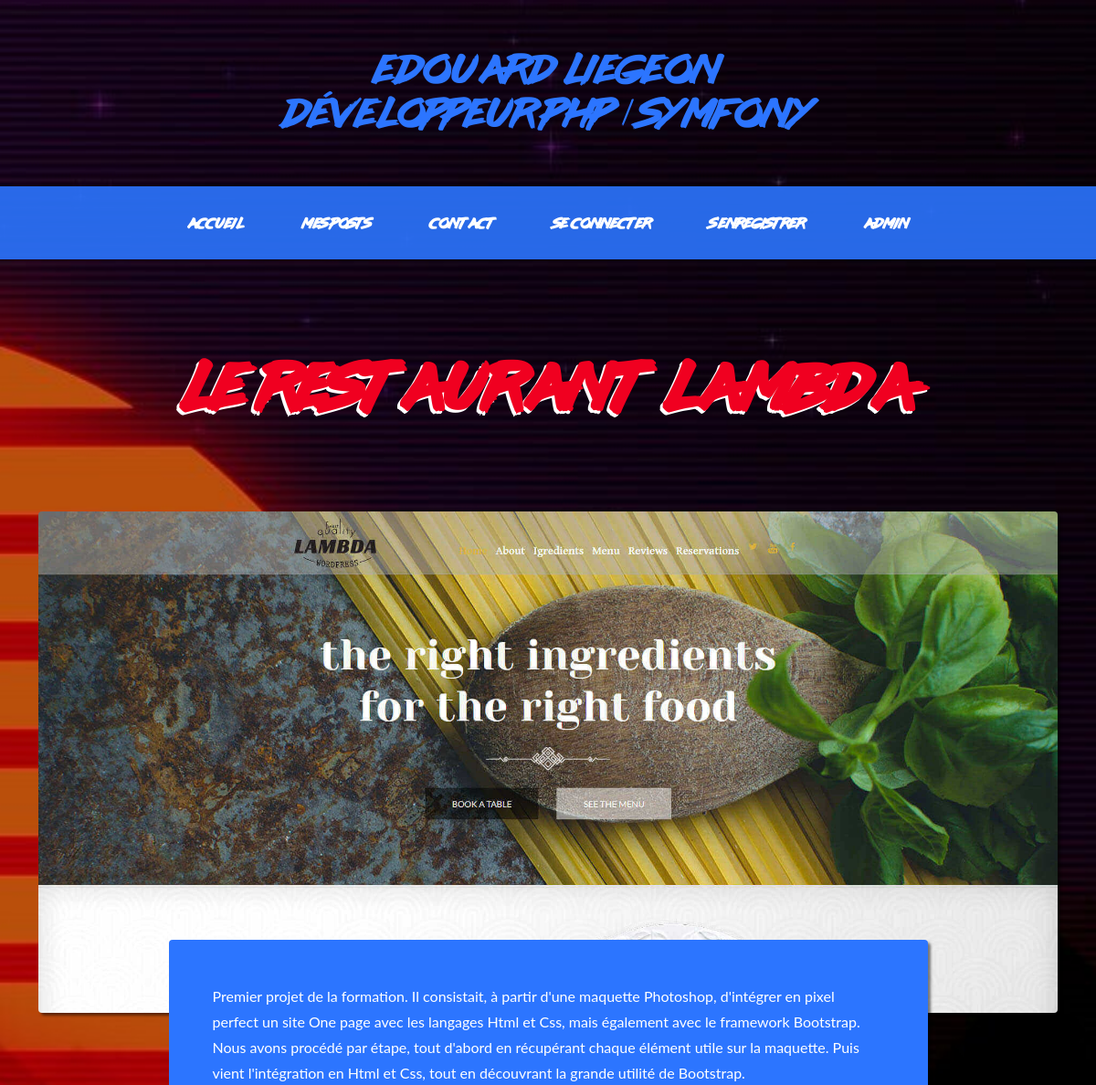
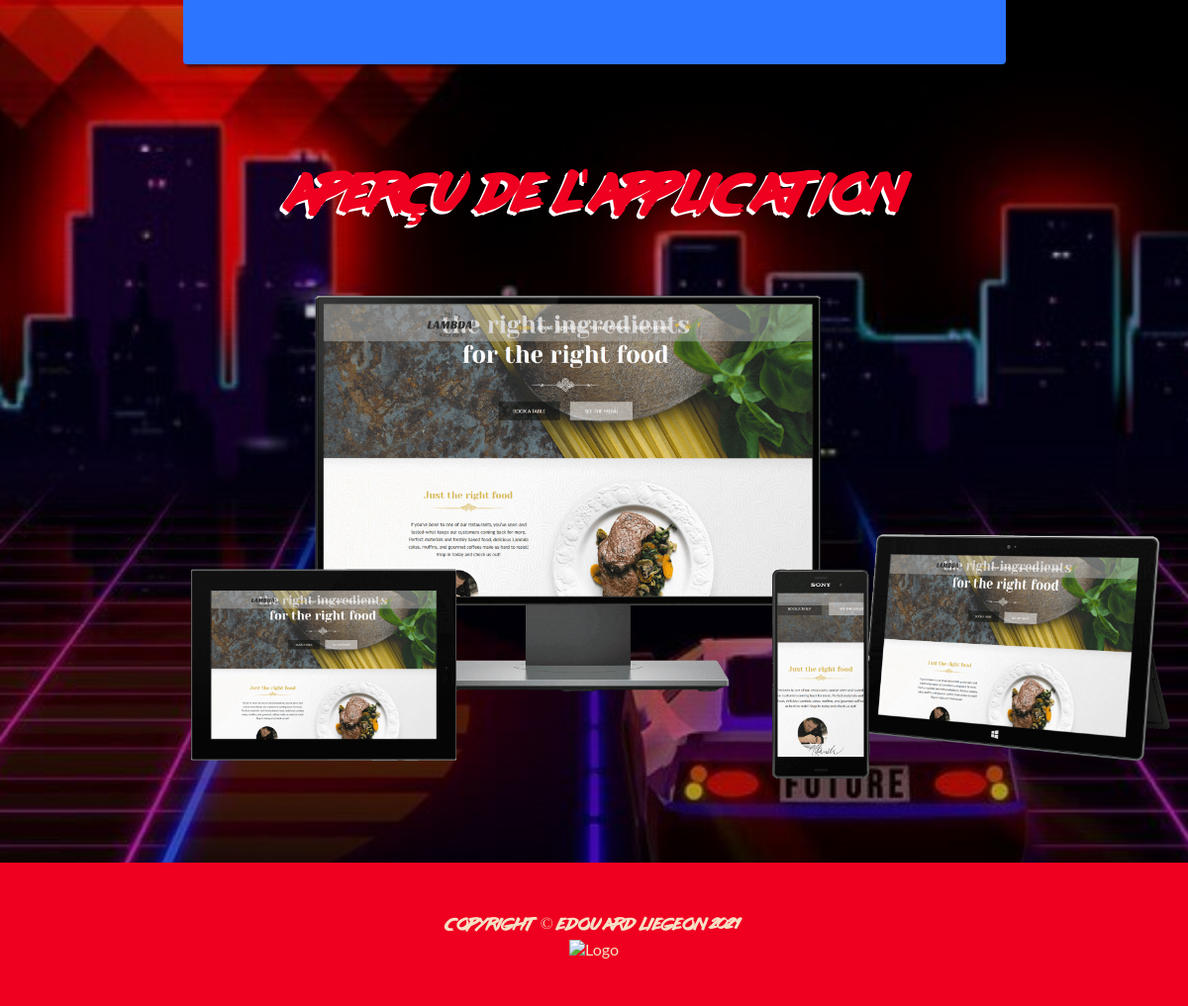
The page /site/single.php on the database its author committed (2 pictures, top to bottom).
### tables this page shows
CREATE TABLE IF NOT EXISTS `projets` (
  `id` int(11) NOT NULL AUTO_INCREMENT,
  `titre` varchar(150) NOT NULL,
  `description` text NOT NULL,
  `header` varchar(255) DEFAULT NULL,
  `mockup` varchar(255) NOT NULL,
  `sous-titre` varchar(1000) NOT NULL,
  `technologie1` varchar(1000) NOT NULL,
  `technologie2` varchar(100) DEFAULT NULL,
  `technologie3` varchar(100) DEFAULT NULL,
  `technologie4` varchar(100) DEFAULT NULL,
  PRIMARY KEY (`id`)
);

### site/single.php (the view)
<!DOCTYPE html>
<html lang="en">
    <head>
       <?php include("nav.php") ?>
    </head>
    <body>
    <?php
        try{
            $bdd = new PDO('mysql:host=localhost;dbname=blogphp;charset=utf8', 'root', '');
            }
            catch(Exception $e){
                die('Erreur : '.$e->getMessage());
            }
            $reponse = $bdd->query('SELECT * FROM projets');
            $donnees = $reponse->fetch();
        ?>
<h3 class="section-heading mb-0 titresingle">
                                <span class="section-heading-upper"><?php echo $donnees['titre']; ?></span>
                            </h3><br>
        <section class="page-section about-heading">
            <div class="container">
                <img class="img-fluid rounded about-heading-img mb-3 mb-lg-0" src="<?php echo 'assets/img/'.$donnees['header']; ?>" alt="Image du post" />
                <div class="about-heading-content">
                    <div class="row">
                        <div class="col-xl-9 col-lg-10 mx-auto">
                            <div class="bg-faded rounded p-5">
                                <p><?php echo $donnees['description']; ?></p>
                            </div>
                            <h3 class="section-heading mb-0 titreMockup">
                                <span class="section-heading-upper">Aperçu de l'application</span>
                            </h3><br>
                            <img class="mockup" src="<?php echo 'assets/img/'.$donnees['mockup']; ?>" alt="Mockup de l'application">
                        </div>
                    </div>
                </div>
            </div>
        </section>
        <?php include("footer.php") ?>
    </body>
</html>

### rows shown on the page
projets: titre "LE RESTAURANT LAMBDA", header (picture), description "Premier projet de la formation. Il consistait, à partir d'une maquette Photoshop, d'intégrer en pixel perfect un site One page avec les langages Html et Css, mais également avec le framework Bootstrap. Nous avons procédé par étape, tout d'abord en récupérant chaque élément utile sur la maquette. Puis vient l'intégration en Html et Css, tout en découvrant la grande utilité de Bootstrap.", mockup (picture)
